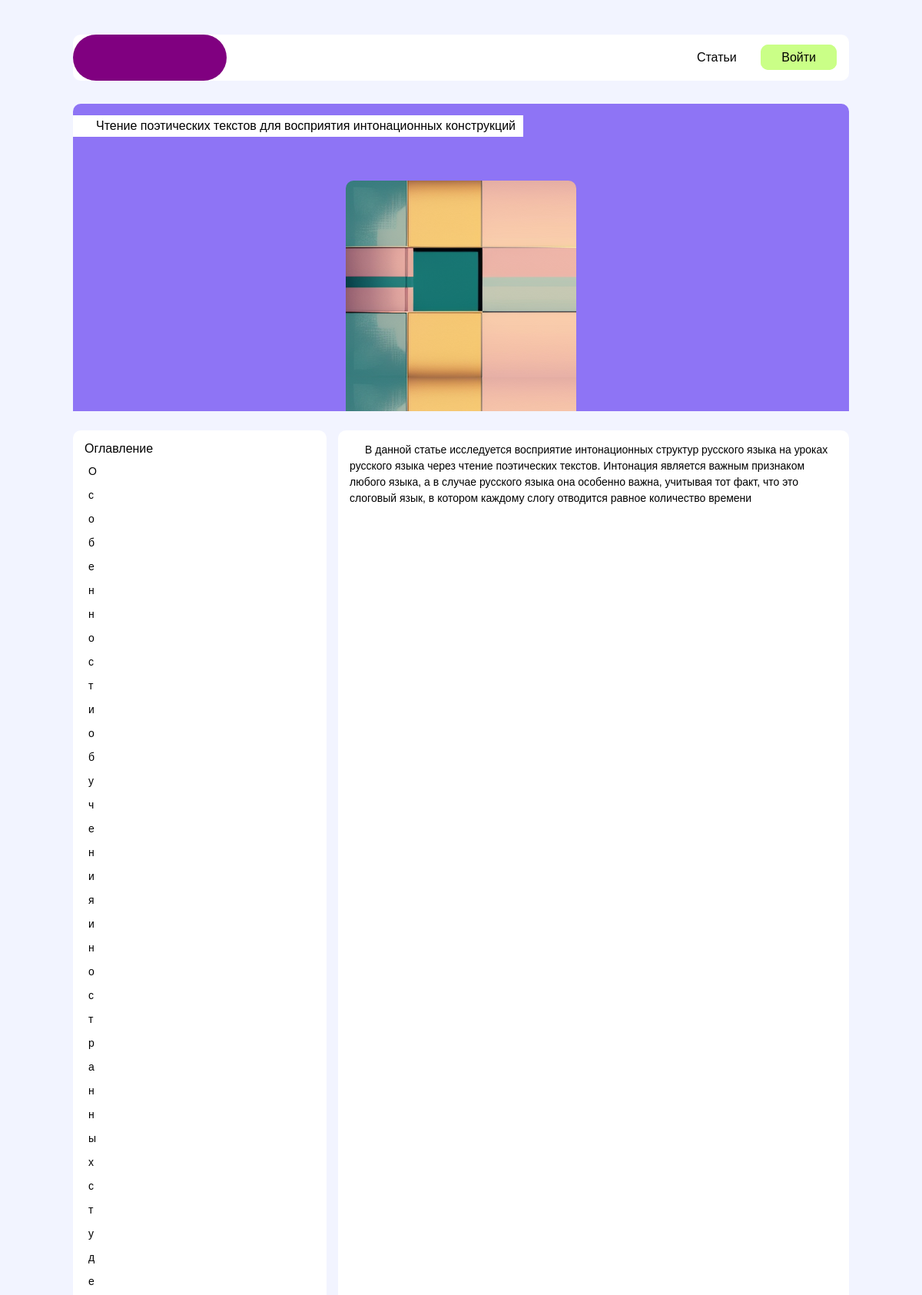
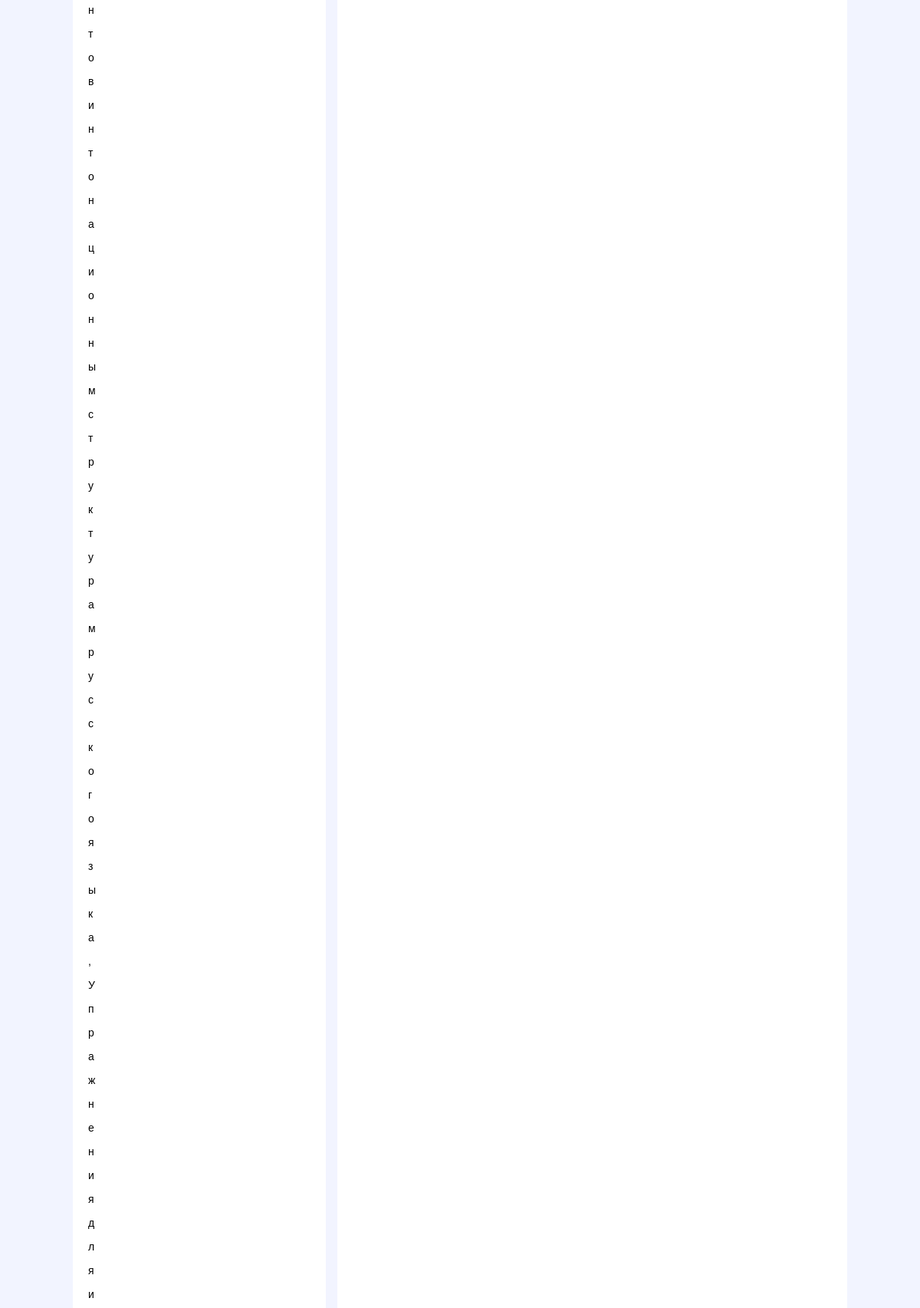
The app's page /articles/12/ (upper part) with its own data (2 pictures, top to bottom).
### apps/articles/models.py (models this page shows, shortened)
class Article(models.Model):
    title = models.CharField(max_length=100)
    attractive_text = models.TextField(default="Завлекающий текст")
    categories = models.ManyToManyField("Category", related_name="articles")
    image_base = models.ImageField(
        upload_to="static/img", default="img/solid-color-image.png"
    )
    main_text = models.TextField(default="Основной текст")
    main_text_headers_list = ListTextField(
        base_field=models.CharField(max_length=40, default=""),
        size=100,  # Maximum of 100 ids in list
        default=None,
    )
    main_text_headers_list_keys = models.CharField(max_length=200, default=" ")
    created_on = models.DateTimeField(auto_now_add=True)
    last_modified = models.DateTimeField(auto_now=True)
    flag_article_enabled = models.BooleanField(default=False)
    class Meta:
        verbose_name = "2.1. Статья"
        verbose_name_plural = "2.1. Статьи"
        ordering = ["-title"]

### apps/main/scripts.py (the view)
    def wrapper(*args, **kwargs):
        request = args[0]
        adress = request.META.get("HTTP_X_FORWARDED_FOR")
        if adress:
            user_ip = adress.split(",")[-1].strip()
        else:
            user_ip = request.META.get("REMOTE_ADDR")
        user_agent = request.META.get("HTTP_USER_AGENT")
        opened = request.path
        message = (
            "\t".join(
                [
                    datetime.now().strftime("%Y.%m.%d %H:%M:%S"),
                    f"{user_ip}\t{user_agent}\t{opened}",
                ]
            )
            + "\n"
        )
        flag_skip_local_usage = False
        if str(user_ip) in ("127.0.0.1", "192.168.0.17", "10.8.0.8"):
            flag_skip_local_usage = True
        if not flag_skip_local_usage:
            with open(os.path.join(LOG_FILEPATH, LOG_FILENAME), "a") as file:
                file.write(message)
        return function(*args, **kwargs)

### apps/articles/templatetags/articles_filters.py (called while the page is built)
@register.filter(name="rel_articles")
def rel_articles(article):
    categories = list(article.categories.all())
    rel_articles = []
    for relevant_article in categories[-1].articles.filter(flag_article_enabled=True):
        rel_articles.append(relevant_article)
    rel_articles.remove(article)
    return rel_articles[:3]

@register.filter(name="sort_by_creation_date")
def sort_by_date(articles):
    articles_dict = {}
    for article in articles:
        articles_dict.update({article.pk: time.mktime(article.created_on.timetuple())})
    articles_dict = dict(sorted(articles_dict.items(), key=lambda item: item[1]))
    new_articles_list = []
    for pk in articles_dict.keys():
        for article in articles:
            if article.pk == pk:
                new_articles_list.append(article)
    return new_articles_list[::-1]

### apps/articles/views.py (called while the page is built)
@register_user_activity
def articles_detail(request, pk):
    article = Article.objects.get(pk=pk)
    context = {
        "article": article,
        "keys": article.main_text_headers_list_keys,
    }
    return render(request, "articles_detail.html", context)

### apps/articles/templates/articles_detail.html (shortened to what this page needs)
{% extends "base.html" %}
{% block page_content %}
{% load static %}
{% load articles_filters %}
<div class="article_detail_background_filler">
    <div class="article_detail_title">{{ article.title }}</div>
    <div class="article_detail_background_image" style="background-image: url({{ article.image_base.url }});"></div>
</div>
<div class="article_detail_composition_intro">
    {% if article.main_text_headers_list|length > 0 %}
    <div class="article_detail_composition">
        <div class="article_detail_composition_header">Оглавление</div>
        {% for queried_header in article.main_text_headers_list %}
            <div class="article_detail_composition_subheader">{{ queried_header }}</div>
        {% endfor %}
    </div>
    {% endif %}
    <div class="article_detail_intro">
        {{ article.attractive_text | safe }}
    </div>
</div>
{% endblock %}

### static/css/base_general.css (style rules this page uses)
html { padding: 0px !important; margin: 0px !important; }
body { background-color: #f2f4ff; font-family: Arial, Helvetica, sans-serif; padding: 0px !important; margin: 0px !important; }

### static/css/article_card.css (style rules this page uses)
.article_detail_background_filler { background-color: #8E74F5; height: 400px; display: flex; flex-flow: column; margin-top: 30px; border-radius: 10px 10px 0 0; }
.article_detail_background_image { height: 300px; width: 300px; margin: auto auto 0 auto; border-radius: 10px 10px 0 0; }
.article_detail_title { background: white; margin: 15px auto auto 0; padding: 5px 10px 5px 30px; }
.article_detail_composition_intro { display: flex; }
.article_detail_composition { background: white; border-radius: 10px; width: fit-content; min-width: 300px; margin-right: 15px; padding: 15px; }
.article_detail_composition_header { font-size: 16px; margin-bottom: 10px; }
.article_detail_composition_subheader { font-size: 14px; margin-left: 5px; margin-bottom: 10px; line-height: 1.5; }
.article_detail_intro { background: white; border-radius: 10px; padding: 15px; font-size: 14px; line-height: 1.5; text-indent: 20px; }

### records on screen
Article: title "Чтение поэтических текстов для восприятия интонационных конструкций", image_base (picture), attractive_text "В данной статье исследуется восприятие интонационных структур русского языка на уроках русского языка через чтение поэтических текстов. Интонация является важным признаком любого языка, а в случае русского языка она особенно важна, учитывая тот факт, что это слоговый язык, в котором каждому слогу отводится равное количество времени"

### other values on screen
{{ queried_header }} "О" "с" "о" "б" "е" "н" "н" "о" "с" "т" "и" "о" "б" "у" "ч" "е" "н" "и" "я" "и" "н" "о" "с" "т" "р" "а" "н" "н" "ы" "х" "с" "т" "у" "д" "е" "н" "т" "о" "в" "и" "н" "т" "о" "н" "а" "ц" "и" "о" "н" "н" "ы" "м" "с" "т" "р" "у" "к" "т" "у" "р" "а" "м" "р" "у" "с" "с" "к" "о" "г" "о" "я" "з" "ы" "к" "а" "," "У" "п" "р" "а" "ж" "н" "е" "н" "и" "я" "д" "л" "я" "и"
